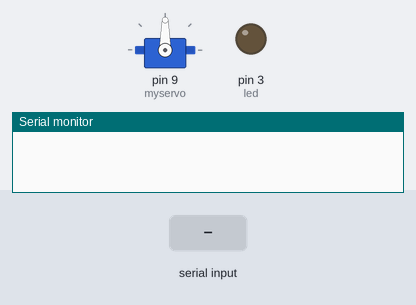
Bench run of a sketch on a simulated Arduino Uno, built with avr-gcc and run on an emulated ATmega328P. Shown: servo, output pins drawn as LEDs (lit = HIGH), the last lines printed to the serial monitor. The inputs (shaded band) are chosen by the test bench.

Above: at 1.2 s.
1.3 s: "200068E2AA00" received over Serial
At 2.76 s:
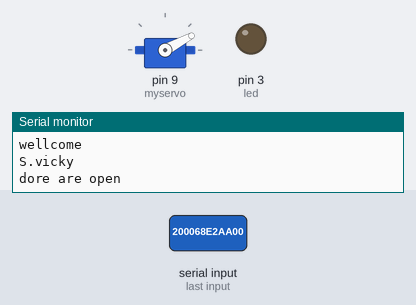
At 7.7 s:
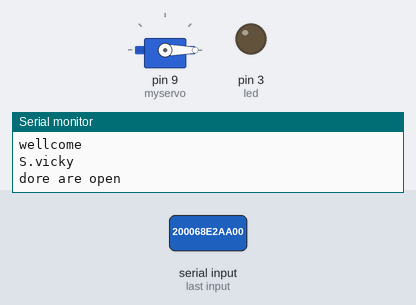
Timing chart, 0 to 9.2 s (numbered marks = the images above; inputs shaded):
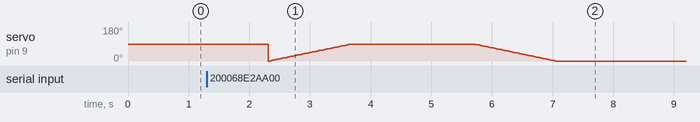

The sketch:

card_reader_dore_open.ino
```cpp
String value;
int led =3;
#include <Servo.h>
Servo myservo;
int pos = 0;
void setup() {
  // put your setup code here, to run once:
  //pinMode(2,OUTPUT);
  pinMode(led,OUTPUT);
  myservo.attach(9);
  Serial.begin(9600);


}

void loop() {
    if (Serial.available())
    {
      value=Serial.readString();
      if(value=="200068E2AA00")
      {
        Serial.println("wellcome");
        Serial.println("S.vicky");
        Serial.println("dore are open");
        for (pos = 0; pos <= 90; pos += 1) { // goes from 0 degrees to 180 degrees
          // in steps of 1 degree
           myservo.write(pos);              // tell servo to go to position in variable 'pos'
            delay(15);                       // waits 15ms for the servo to reach the position
            }
        delay(2000);
    for (pos = 90; pos >= 0; pos -= 1) { // goes from 180 degrees to 0 degrees
    myservo.write(pos);              // tell servo to go to position in variable 'pos'
    delay(15);                       // waits 15ms for the servo to reach the position
  }
      }
      else
      {
        Serial.println("sorry you cannot go in");
      }
      //Serial.println(value);


}
}
```
